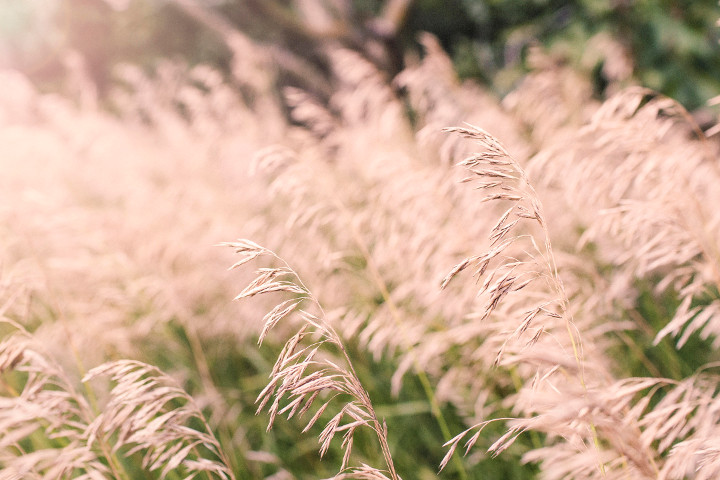
#> input picture images/wheat.jpg, 720 x 480 px
$ python blurexample.py
#> lines starting #> are read from the running program, lines starting #| are printed output that depends on the picture
### visionfilters.py
import numpy as np
import math
from scipy import signal

# Return a box filter of size n by n
# Requires n to be an odd integer
# [4 lines left out: function boxfilter, not called in this run]

# Return a 1D Gaussian filter
# Fix length of filter array to (6 * sigma) rounded up to next odd integer
def gauss1d(sigma):
  # Max distance from center of the array
  # = floor(((6 * sigma) rounded up to next odd integer)/2)
  # = (6 * sigma) rounded up to next integer
  maxDistFromCenter = int(np.ceil(6 * sigma)) / 2
  distsFromCenter = np.arange(-maxDistFromCenter, maxDistFromCenter + 1)
  # unnormalizedFilter[i] = exp(-x^2 / (2*sigma^2)), where x = distance of i from array center
  unnormalizedFilter = np.exp(-pow(distsFromCenter, 2) / (2.0 * pow(sigma, 2)))
  return normalize(unnormalizedFilter)

# Return a 2D Gaussian filter
# Fix side lengths to (6 * sigma) rounded up to next odd integer
def gauss2d(sigma):
  gauss1dArray = gauss1d(sigma)
  # The 2D Gaussian filter is the convolution of the 1D Gaussian and its transpose
  reshapedTo2D = gauss1dArray.reshape(1,gauss1dArray.size) # Reshape to allow us to transpose
  unnormalizedFilter = signal.convolve2d(reshapedTo2D, reshapedTo2D.transpose())
  return normalize(unnormalizedFilter)

# Return the result of applying a 2D Gaussian filter convolution to an input array
def gaussconvolve2d(array, sigma):
  gaussFilter = gauss2d(sigma)
  return signal.convolve2d(array, gaussFilter, 'same')

# Normalize an array so that its elements sum to approximately 1.00
def normalize(numpyArray):
  return numpyArray / numpyArray.sum()

### blurexample.py
from PIL import Image
import numpy as np
import visionfilters

# Original image from http://www.gratisography.com/pictures/324_1.jpg
# Photograph by Ryan McGuire
# Resized to 720x480px for the purpose of this demo
img = Image.open('images/wheat.jpg')
#> img is the input picture: PIL image 720x480 RGB; mean R, G, B 201, 169.5, 146.2

# Convert image to grayscale
img = img.convert('L')
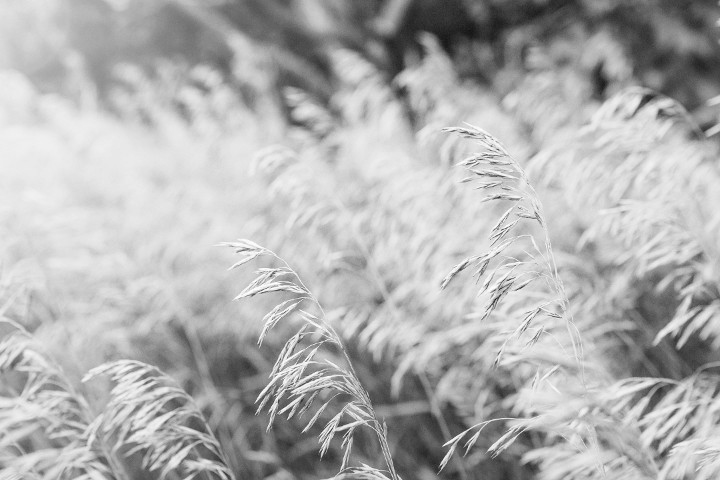
#> img: PIL image 720x480 L; min 19, max 255, mean 176.3
img.save('images/output/wheat_grayscale.jpg', 'JPEG')

# Blur image by applying a Gaussian 2D filter convolution

# Convert image to an array to apply the filter convolution
imgArray = np.asarray(img)
blurredImgArray = visionfilters.gaussconvolve2d(imgArray, sigma=1.5)
#> in gaussconvolve2d, `return signal.convolve2d(array, gaussFilter, 'same')`:
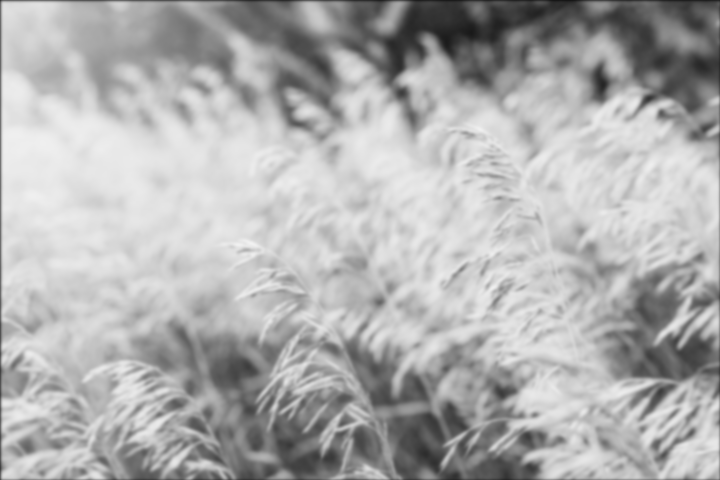
#> returned value: shape (480, 720) float64; min 22.37, max 242.4, mean 175.7

# Convert to uint8, then to an Image
blurredImg = Image.fromarray(blurredImgArray.astype('uint8'))
blurredImg.save('images/output/wheat_grayscale_blurred.jpg', 'JPEG')
